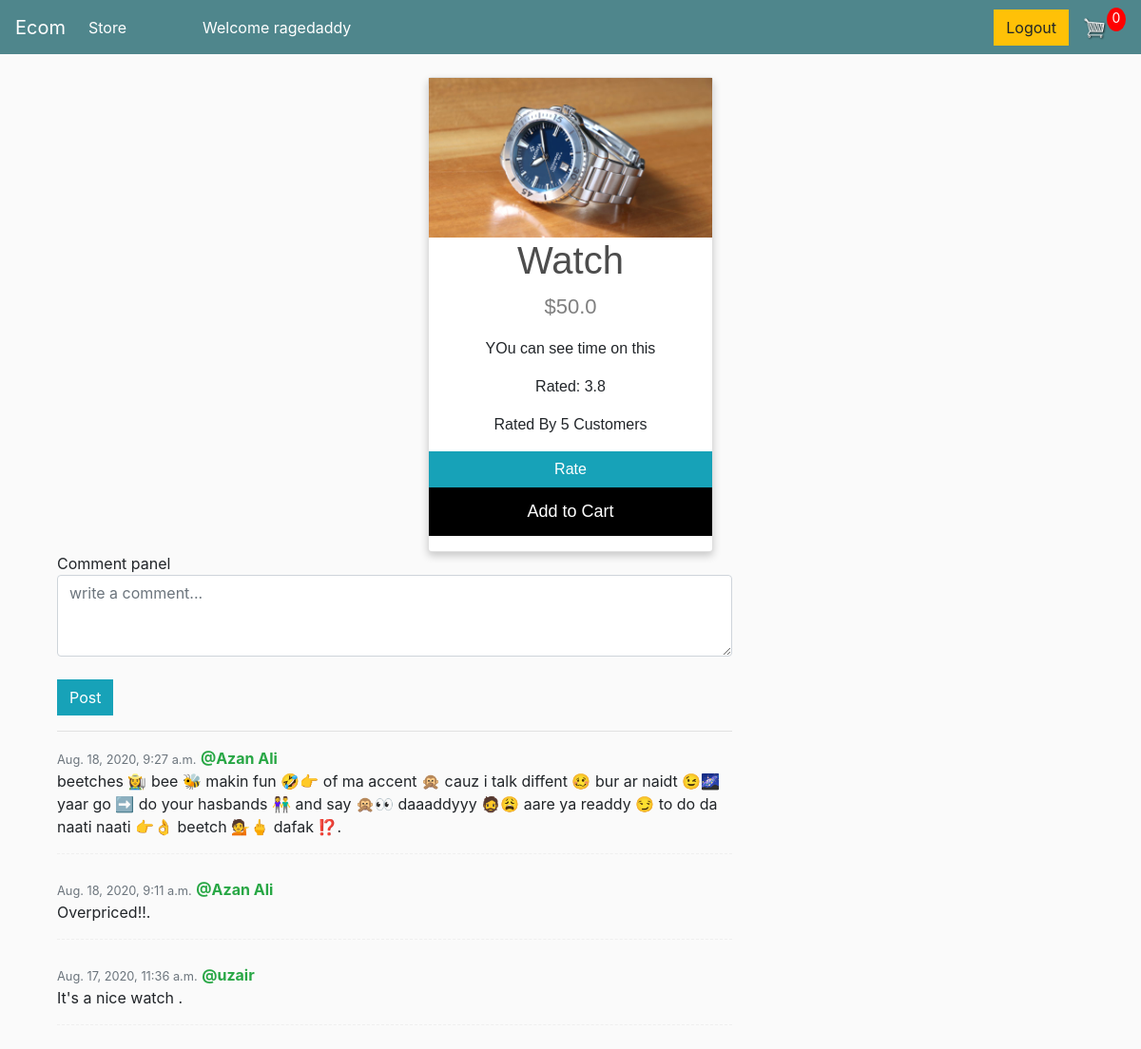
The page /product/1 (signed in) on the database its author committed.
### store/models.py (models this page shows, shortened)
class Product(models.Model):
    name=models.CharField(max_length=200)
    price=models.FloatField()
    digital=models.BooleanField(default=False, null=True, blank=True)
    image=models.ImageField(null=True, blank=True)
    description=models.TextField(null=True, blank=True)
    @property
    def imageURL(self):
        try:
            url=self.image.url
        except:
            url=''
        return url

class Comment(models.Model):
    customer=models.ForeignKey(Customer, on_delete=models.SET_NULL, null=True, blank=True)
    product=models.ForeignKey(Product, on_delete=models.CASCADE, null=True, blank=True)
    text=models.TextField(null=True, blank=True)
    posted_at=models.DateTimeField(null=True, auto_now_add=True)

class Customer(models.Model):
    user=models.OneToOneField(User, null=True, blank=True, on_delete=models.CASCADE)
    name=models.CharField(null=True, max_length=200)
    email=models.CharField(max_length=200)
    phone=models.CharField(max_length=200, null=True, blank=True)

### store/views.py (the view, shortened to what this page needs)
# urls.py: path('product/<str:pk>', views.product, name='product'),
def product(request, pk):
    customer=request.user.customer
    product=Product.objects.get(id=pk)
    rating_sum=0
    total_ratings=0
    ratings=Rating.objects.filter(product=product)
    for rating in ratings:
        rating_sum=rating_sum+rating.rated
        total_ratings=total_ratings+1
    comments=Comment.objects.filter(product=product).order_by('-id')
    order, created=Order.objects.get_or_create(customer=customer, complete=False)
    cartItems=order.get_cart_items
    if total_ratings!=0:
        avg_rating=rating_sum/total_ratings
    else:
        avg_rating=0
    context={'product':product, 'comments':comments, 'customer':customer, 'cartItems':cartItems, 'avg_rating':avg_rating, 'rated_by':total_ratings}
    return render(request, 'store/product.html', context)

### store/models.py (called while the page is built)
    @property
    def get_cart_items(self):
        orderitems=self.orderitem_set.all()
        total=sum([item.quantity for item in orderitems])
        return total

### store/templates/store/product.html (shortened to what this page needs)
{% extends 'store/main.html' %}
{% load static %}
{% block content %}
<div class="card">
    <img src="{{product.imageURL}}" alt="{{product.name}}" style="width:100%">
    <h1>{{product.name}}</h1>
    <p class="price">${{product.price}}</p>
    <p>{{product.description}}</p>
    <p>Rated: {{avg_rating|floatformat:1}}</p>
    <p>Rated By {{rated_by}} Customers</p>
      <a href="{% url 'store:rate' product.id %}" class="btn btn-info">Rate</a>
    <p><button>Add to Cart</button></p>
  </div>
  <div class="container">
    <div class="row bootstrap snippets bootdeys">
        <div class="col-md-8 col-sm-12">
            <div class="comment-wrapper">
                <div class="panel panel-info">
                    <div class="panel-heading">
                        Comment panel
                    </div>
                    <form action="" method="POST">
                    <div class="panel-body">
                        <textarea class="form-control" placeholder="write a comment..." name="comment" rows="3"></textarea>
                        <br>
                        <button type="submit" class="btn btn-info pull-right">Post</button>
                        </form>
                        <hr>
                        <ul class="media-list">
                            {% for comment in comments %}
                            <li class="media">
                                <div class="media-body">
                                    <span class="text-muted pull-right">
                                        <small class="text-muted">{{comment.posted_at}}</small>
                                    </span>
                                    <strong class="text-success">@{{comment.customer.name}}</strong>
                                    <p>
                                       {{comment.text}}.
                                    </p>
                                </div>
                            </li>
                            {% endfor %}
                        </ul>
                    </div>
                </div>
            </div>
        </div>
    </div>
    </div>
{% endblock content %}

### store/templates/store/main.html (shortened to what this page needs)
<!DOCTYPE html>
{% load static %}
<html>
<head>
	<link rel="stylesheet" href="https://stackpath.bootstrapcdn.com/bootstrap/4.4.1/css/bootstrap.min.css">
	<link rel="stylesheet" type="text/css" href="{% static 'css/main.css' %}">
</head>
<body>
	<nav class="navbar navbar-expand-lg navbar-dark bg-dark">
	  <a class="navbar-brand" href="{% url 'store:store' %}">Ecom</a>
	  <div class="collapse navbar-collapse" id="navbarSupportedContent">
	    <ul class="navbar-nav mr-auto">
	      <li class="nav-item active">
			<a class="nav-link" href="{% url 'store:store' %}">Store <span class="sr-only">(current)</span></a>
		  </li>
		  <li class="nav-item active">
			<a class="nav-link"><span class="sr-only">(current)</span></a>
		  </li>
		  <li class="nav-item active">
			<a class="nav-link"><span class="sr-only">(current)</span></a>
		  </li>
		  <li class="nav-item active">
			<a class="nav-link"><span class="sr-only">(current)</span></a>
		  </li>
		  <li class="nav-item active">
			<a class="nav-link"><span class="sr-only">(current)</span></a>
		  </li>
		  <li class="nav-item active">
			<a class="nav-link">Welcome {{request.user}} <span class="sr-only">(current)</span></a>
	      </li>
	    </ul>
	    <div class="form-inline my-2 my-lg-0">
	     	<a href="{% url 'store:logout' %}"class="btn btn-warning">Logout</a>
	     	<a href="{% url 'store:cart' %}">
	    		<img  id="cart-icon" src="{% static 'images/cart.png' %}">
	    	</a>
	    	<p id="cart-total">{{cartItems}}</p>
	    </div>
	  </div>
	</nav>
     <div class="container">
            <br>
            {% block content %}
            {% endblock content %}
</body>
</html>

### static/css/main.css (style rules this page uses)
body { background-color: hsl(0, 0%, 98%); }
h1,h2,h3,h4,h5,h6 { color:hsl(0, 0%, 30%); }
.bg-dark { background-color: #4f868c!important; }
#cart-icon { width:25px; display: inline-block; margin-left: 15px; }
#cart-total { display: block; text-align: center; color:#fff; background-color: red; width: 20px; height: 25px; border-radius: 50%; font-size: 14px; }
.btn { border-radius: 0; }

### store/templates/store/main.html (style rules this page uses)
body { background-color: hsl(0, 0%, 98%); }
h1,h2,h3,h4,h5,h6 { color:hsl(0, 0%, 30%); }
.bg-dark { background-color: #4f868c!important; }
#cart-icon { width:25px; display: inline-block; margin-left: 15px; }
#cart-total { display: block; text-align: center; color:#fff; background-color: red; width: 20px; height: 25px; border-radius: 50%; font-size: 14px; }
.btn { border-radius: 0; }

### store/templates/store/product.html (style rules this page uses)
.comment-wrapper .panel-body { max-height:650px; overflow:auto; }
.comment-wrapper .media-list .media { border-bottom:1px dashed #efefef; margin-bottom:25px; }
.card { box-shadow: 0 4px 8px 0 rgba(0, 0, 0, 0.2); max-width: 300px; margin: auto; text-align: center; font-family: arial; }
.price { color: grey; font-size: 22px; }
.card button { border: none; outline: 0; padding: 12px; color: white; background-color: #000; text-align: center; cursor: pointer; width: 100%; font-size: 18px; }
* { margin: 0; padding: 0; }

### rows shown on the page
Product: imageURL (picture), name "Watch", price "50.0", description "YOu can see time on this"
Comment: posted_at "Aug. 18, 2020, 9:27 a.m.", customer.name "Azan Ali", text "beetches 👩‍🌾 bee 🐝 makin fun 🤣👉 of ma accent 🙊 cauz i talk diffent 🥴 bur ar naidt 😉🌌 yaar go ➡️ do your hasbands 👫 and say 🙊👀 daaaddyyy 🧔😩 aare ya readdy 😏 to do da naati naati 👉👌 beetch 💁🖕 dafak ⁉️"
Comment: posted_at "Aug. 18, 2020, 9:11 a.m.", customer.name "Azan Ali", text "Overpriced!!"
Comment: posted_at "Aug. 17, 2020, 11:36 a.m.", customer.name "uzair", text "It's a nice watch"

### other values the page prints
{{ request.user }} "ragedaddy"
{{ cartItems }} "0"
{{ avg_rating|floatformat:1 }} "3.8"
{{ rated_by }} "5"
